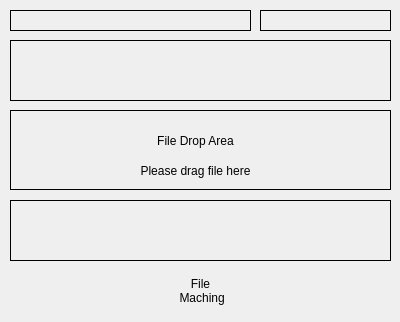
<?xml version="1.0" encoding="UTF-8"?>
<ui version="4.0">
 <class>reg_verification</class>
 <widget class="QWidget" name="reg_verification">
  <property name="geometry">
   <rect>
    <x>0</x>
    <y>0</y>
    <width>400</width>
    <height>322</height>
   </rect>
  </property>
  <property name="mouseTracking">
   <bool>true</bool>
  </property>
  <property name="acceptDrops">
   <bool>true</bool>
  </property>
  <property name="windowTitle">
   <string>Form</string>
  </property>
  <widget class="QLabel" name="labelFileName">
   <property name="geometry">
    <rect>
     <x>10</x>
     <y>10</y>
     <width>241</width>
     <height>21</height>
    </rect>
   </property>
   <property name="frameShape">
    <enum>QFrame::Box</enum>
   </property>
   <property name="text">
    <string/>
   </property>
  </widget>
  <widget class="QLabel" name="labelFileSzie">
   <property name="geometry">
    <rect>
     <x>260</x>
     <y>10</y>
     <width>131</width>
     <height>21</height>
    </rect>
   </property>
   <property name="frameShape">
    <enum>QFrame::Box</enum>
   </property>
   <property name="text">
    <string/>
   </property>
  </widget>
  <widget class="QLabel" name="labelCheckedHash">
   <property name="geometry">
    <rect>
     <x>10</x>
     <y>40</y>
     <width>381</width>
     <height>61</height>
    </rect>
   </property>
   <property name="frameShape">
    <enum>QFrame::Box</enum>
   </property>
   <property name="text">
    <string/>
   </property>
   <property name="alignment">
    <set>Qt::AlignCenter</set>
   </property>
   <property name="wordWrap">
    <bool>true</bool>
   </property>
  </widget>
  <widget class="QFrame" name="frame">
   <property name="geometry">
    <rect>
     <x>10</x>
     <y>110</y>
     <width>381</width>
     <height>80</height>
    </rect>
   </property>
   <property name="mouseTracking">
    <bool>true</bool>
   </property>
   <property name="acceptDrops">
    <bool>true</bool>
   </property>
   <property name="frameShape">
    <enum>QFrame::Box</enum>
   </property>
   <property name="frameShadow">
    <enum>QFrame::Plain</enum>
   </property>
   <widget class="QLabel" name="label">
    <property name="geometry">
     <rect>
      <x>130</x>
      <y>20</y>
      <width>111</width>
      <height>21</height>
     </rect>
    </property>
    <property name="text">
     <string>File Drop Area</string>
    </property>
    <property name="alignment">
     <set>Qt::AlignCenter</set>
    </property>
   </widget>
   <widget class="QLabel" name="label_2">
    <property name="geometry">
     <rect>
      <x>100</x>
      <y>50</y>
      <width>171</width>
      <height>21</height>
     </rect>
    </property>
    <property name="text">
     <string>Please drag file here</string>
    </property>
    <property name="alignment">
     <set>Qt::AlignCenter</set>
    </property>
   </widget>
  </widget>
  <widget class="QLabel" name="labelCheckedHash_2">
   <property name="geometry">
    <rect>
     <x>10</x>
     <y>200</y>
     <width>381</width>
     <height>61</height>
    </rect>
   </property>
   <property name="frameShape">
    <enum>QFrame::Box</enum>
   </property>
   <property name="text">
    <string/>
   </property>
   <property name="alignment">
    <set>Qt::AlignCenter</set>
   </property>
   <property name="wordWrap">
    <bool>true</bool>
   </property>
  </widget>
  <widget class="QLabel" name="labelIfMatch">
   <property name="geometry">
    <rect>
     <x>160</x>
     <y>270</y>
     <width>81</width>
     <height>41</height>
    </rect>
   </property>
   <property name="text">
    <string>File 
 Maching</string>
   </property>
   <property name="alignment">
    <set>Qt::AlignCenter</set>
   </property>
   <property name="wordWrap">
    <bool>true</bool>
   </property>
  </widget>
 </widget>
 <resources/>
 <connections/>
</ui>
